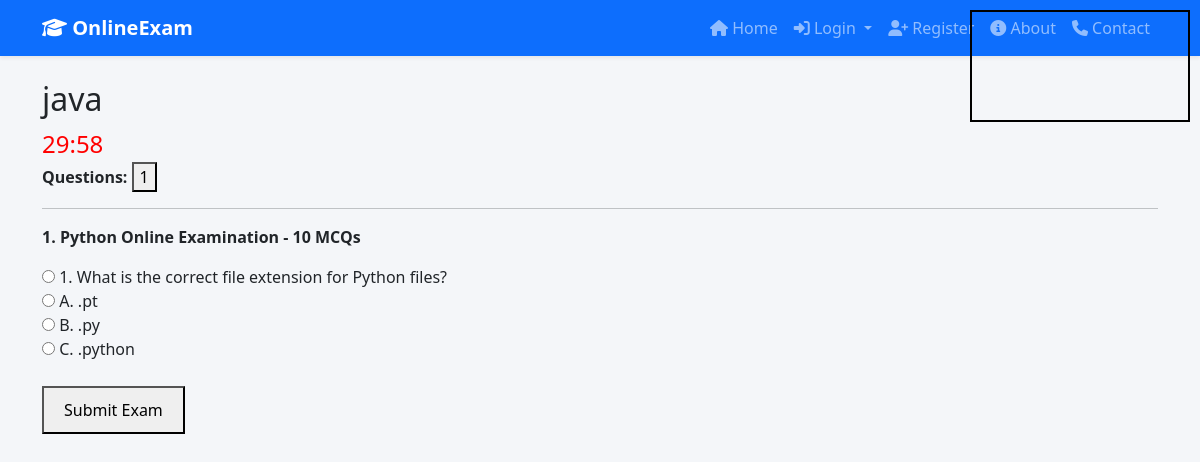
/exam/2/ (signed in), run on the app's committed database.
### myapp/models.py (models this page shows, shortened)
class Exam(models.Model):
    title = models.CharField(max_length=200)
    description = models.TextField()
    pdf_file = models.FileField(upload_to='exam_pdfs/', null=True, blank=True)

class Question(models.Model):
    exam = models.ForeignKey(Exam, on_delete=models.CASCADE)
    text = models.CharField(max_length=500)
    option1 = models.CharField(max_length=200)
    option2 = models.CharField(max_length=200)
    option3 = models.CharField(max_length=200)
    option4 = models.CharField(max_length=200)
    correct_answer = models.CharField(max_length=200)

### myapp/views.py (the view)
# urls.py: path('exam/<int:exam_id>/', views.exam_view, name='exam'),
def exam_view(request, exam_id):
    if not request.session.get("user_logged_in"):
        return redirect("user_login")
    exam = get_object_or_404(Exam, id=exam_id)
    questions = list(Question.objects.filter(exam=exam))
    random.shuffle(questions)
    request.session["exam_q_ids"] = [q.id for q in questions]
    return render(request, "myapp/exam.html", {
        "exam": exam,
        "questions": questions,
        "remaining_time": 1800
    })

### templates/myapp/exam.html (shortened to what this page needs)
{% extends "myapp/base.html" %}
{% block content_block %}
<h2>{{ exam.title }}</h2>
<div id="timer" style="font-size:24px;color:red;">30.00</div>
<video id="video" autoplay muted
style="position:fixed;right:10px;top:10px;width:220px;border:2px solid black;">
</video>
<form method="POST" action="{% url 'submit_exam' exam.id %}">
<b>Questions:</b>
{% for q in questions %}
<button type="button" onclick="goto('{{ q.id }}')">{{ forloop.counter }}</button>
{% endfor %}
<hr>
{% for q in questions %}
<div id="q{{ q.id }}" style="margin-bottom:25px;">
<p><b>{{ forloop.counter }}. {{ q.text }}</b></p>
<label><input type="radio" name="{{ q.id }}" value="A"> {{ q.option1 }}</label><br>
<label><input type="radio" name="{{ q.id }}" value="B"> {{ q.option2 }}</label><br>
<label><input type="radio" name="{{ q.id }}" value="C"> {{ q.option3 }}</label><br>
<label><input type="radio" name="{{ q.id }}" value="D"> {{ q.option4 }}</label><br>
</div>
{% endfor %}
<button style="padding:10px 20px;">Submit Exam</button>
</form>
{% endblock %}

### templates/myapp/base.html (style rules this page uses)
body { background-color: #f4f6f9; }

### data on the page
Exam: title "java"
Question: text "Python Online Examination - 10 MCQs", option1 "1. What is the correct file extension for Python files?", option2 "A. .pt", option3 "B. .py", option4 "C. .python"
